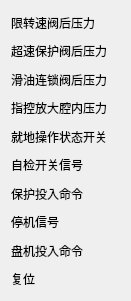
   <widget class="QWidget" name="verticalLayoutWidget">
    <property name="geometry">
     <rect>
      <x>560</x>
      <y>40</y>
      <width>131</width>
      <height>301</height>
     </rect>
    </property>
    <property name="sizePolicy">
     <sizepolicy hsizetype="Expanding" vsizetype="Expanding">
      <horstretch>0</horstretch>
      <verstretch>0</verstretch>
     </sizepolicy>
    </property>
    <layout class="QVBoxLayout" name="YaLi_Vlyt">
     <item>
      <widget class="QLabel" name="label_45">
       <property name="sizePolicy">
        <sizepolicy hsizetype="Expanding" vsizetype="Expanding">
         <horstretch>0</horstretch>
         <verstretch>0</verstretch>
        </sizepolicy>
       </property>
       <property name="text">
        <string>限转速阀后压力</string>
       </property>
      </widget>
     </item>
     <item>
      <widget class="QLabel" name="label_44">
       <property name="sizePolicy">
        <sizepolicy hsizetype="Expanding" vsizetype="Expanding">
         <horstretch>0</horstretch>
         <verstretch>0</verstretch>
        </sizepolicy>
       </property>
       <property name="text">
        <string>超速保护阀后压力</string>
       </property>
      </widget>
     </item>
     <item>
      <widget class="QLabel" name="label_46">
       <property name="sizePolicy">
        <sizepolicy hsizetype="Expanding" vsizetype="Expanding">
         <horstretch>0</horstretch>
         <verstretch>0</verstretch>
        </sizepolicy>
       </property>
       <property name="text">
        <string>滑油连锁阀后压力</string>
       </property>
      </widget>
     </item>
     <item>
      <widget class="QLabel" name="label_47">
       <property name="sizePolicy">
        <sizepolicy hsizetype="Expanding" vsizetype="Expanding">
         <horstretch>0</horstretch>
         <verstretch>0</verstretch>
        </sizepolicy>
       </property>
       <property name="text">
        <string>指控放大腔内压力</string>
       </property>
      </widget>
     </item>
     <item>
      <widget class="QLabel" name="label_48">
       <property name="sizePolicy">
        <sizepolicy hsizetype="Expanding" vsizetype="Expanding">
         <horstretch>0</horstretch>
         <verstretch>0</verstretch>
        </sizepolicy>
       </property>
       <property name="text">
        <string>就地操作状态开关</string>
       </property>
      </widget>
     </item>
     <item>
      <widget class="QLabel" name="label_49">
       <property name="sizePolicy">
        <sizepolicy hsizetype="Expanding" vsizetype="Expanding">
         <horstretch>0</horstretch>
         <verstretch>0</verstretch>
        </sizepolicy>
       </property>
       <property name="text">
        <string>自检开关信号</string>
       </property>
      </widget>
     </item>
     <item>
      <widget class="QLabel" name="label_50">
       <property name="sizePolicy">
        <sizepolicy hsizetype="Expanding" vsizetype="Expanding">
         <horstretch>0</horstretch>
         <verstretch>0</verstretch>
        </sizepolicy>
       </property>
       <property name="text">
        <string>保护投入命令</string>
       </property>
      </widget>
     </item>
     <item>
      <widget class="QLabel" name="label_51">
       <property name="sizePolicy">
        <sizepolicy hsizetype="Expanding" vsizetype="Expanding">
         <horstretch>0</horstretch>
         <verstretch>0</verstretch>
        </sizepolicy>
       </property>
       <property name="text">
        <string>停机信号</string>
       </property>
      </widget>
     </item>
     <item>
      <widget class="QLabel" name="label_52">
       <property name="sizePolicy">
        <sizepolicy hsizetype="Expanding" vsizetype="Expanding">
         <horstretch>0</horstretch>
         <verstretch>0</verstretch>
        </sizepolicy>
       </property>
       <property name="text">
        <string>盘机投入命令</string>
       </property>
      </widget>
     </item>
     <item>
      <widget class="QLabel" name="label_53">
       <property name="sizePolicy">
        <sizepolicy hsizetype="Expanding" vsizetype="Expanding">
         <horstretch>0</horstretch>
         <verstretch>0</verstretch>
        </sizepolicy>
       </property>
       <property name="text">
        <string>复位</string>
       </property>
      </widget>
     </item>
    </layout>
   </widget>
